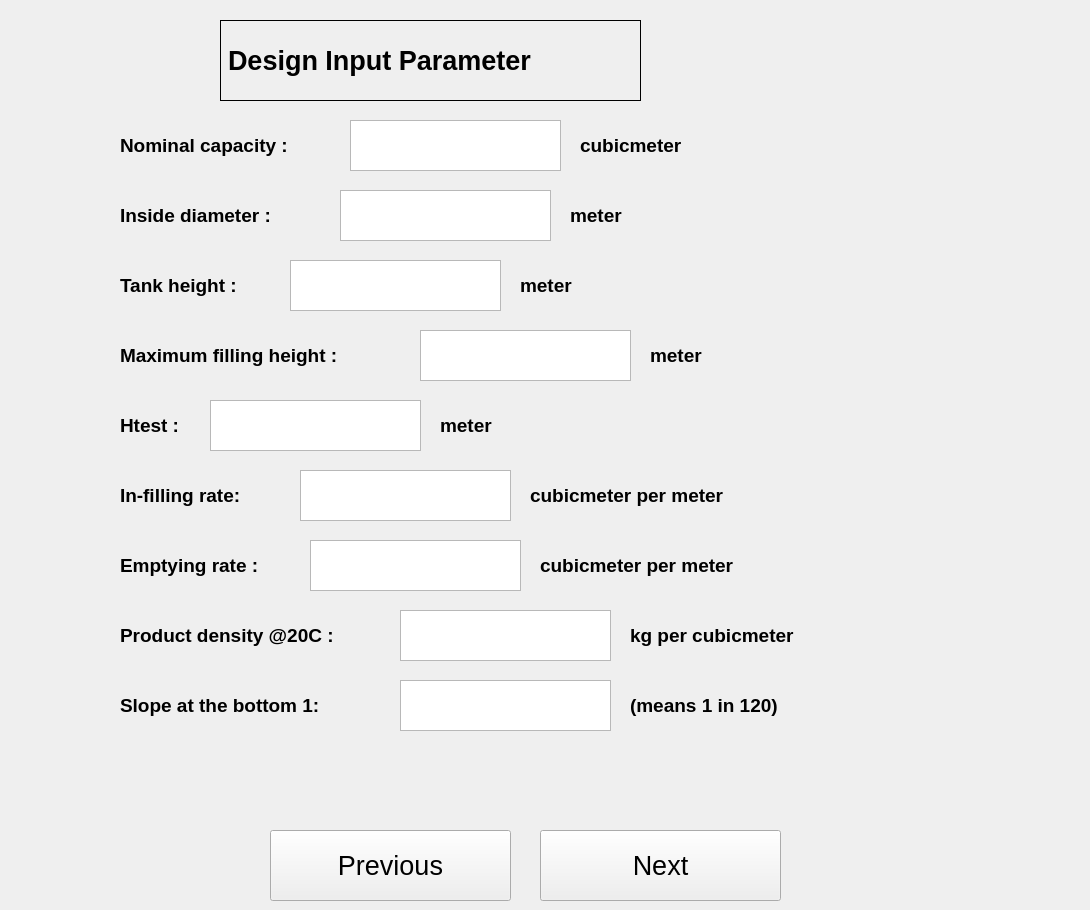
  <widget class="QWidget" name="DesignInputParameter">
   <widget class="QLabel" name="heading_2">
    <property name="geometry">
     <rect>
      <x>220</x>
      <y>20</y>
      <width>421</width>
      <height>81</height>
     </rect>
    </property>
    <property name="font">
     <font>
      <pointsize>20</pointsize>
      <weight>75</weight>
      <bold>true</bold>
     </font>
    </property>
    <property name="autoFillBackground">
     <bool>true</bool>
    </property>
    <property name="frameShape">
     <enum>QFrame::Box</enum>
    </property>
    <property name="text">
     <string>Design Input Parameter</string>
    </property>
   </widget>
   <widget class="QTextEdit" name="Nominalcapacity">
    <property name="geometry">
     <rect>
      <x>350</x>
      <y>120</y>
      <width>211</width>
      <height>51</height>
     </rect>
    </property>
   </widget>
   <widget class="QLabel" name="Nominalcapacity_2">
    <property name="geometry">
     <rect>
      <x>120</x>
      <y>120</y>
      <width>231</width>
      <height>51</height>
     </rect>
    </property>
    <property name="font">
     <font>
      <pointsize>14</pointsize>
      <weight>75</weight>
      <bold>true</bold>
     </font>
    </property>
    <property name="text">
     <string>Nominal capacity :</string>
    </property>
   </widget>
   <widget class="QLabel" name="Insidediameter_2">
    <property name="geometry">
     <rect>
      <x>120</x>
      <y>190</y>
      <width>201</width>
      <height>51</height>
     </rect>
    </property>
    <property name="font">
     <font>
      <pointsize>14</pointsize>
      <weight>75</weight>
      <bold>true</bold>
     </font>
    </property>
    <property name="text">
     <string>Inside diameter :</string>
    </property>
   </widget>
   <widget class="QTextEdit" name="Insidediameter">
    <property name="geometry">
     <rect>
      <x>340</x>
      <y>190</y>
      <width>211</width>
      <height>51</height>
     </rect>
    </property>
   </widget>
   <widget class="QLabel" name="tankheight_2">
    <property name="geometry">
     <rect>
      <x>120</x>
      <y>260</y>
      <width>201</width>
      <height>51</height>
     </rect>
    </property>
    <property name="font">
     <font>
      <pointsize>14</pointsize>
      <weight>75</weight>
      <bold>true</bold>
     </font>
    </property>
    <property name="text">
     <string>Tank height :</string>
    </property>
   </widget>
   <widget class="QTextEdit" name="tankheight">
    <property name="geometry">
     <rect>
      <x>290</x>
      <y>260</y>
      <width>211</width>
      <height>51</height>
     </rect>
    </property>
   </widget>
   <widget class="QLabel" name="maximumfillingheight_2">
    <property name="geometry">
     <rect>
      <x>120</x>
      <y>330</y>
      <width>291</width>
      <height>51</height>
     </rect>
    </property>
    <property name="font">
     <font>
      <pointsize>14</pointsize>
      <weight>75</weight>
      <bold>true</bold>
     </font>
    </property>
    <property name="text">
     <string>Maximum filling height :</string>
    </property>
   </widget>
   <widget class="QTextEdit" name="maximumfillingheight">
    <property name="geometry">
     <rect>
      <x>420</x>
      <y>330</y>
      <width>211</width>
      <height>51</height>
     </rect>
    </property>
   </widget>
   <widget class="QLabel" name="Htest_2">
    <property name="geometry">
     <rect>
      <x>120</x>
      <y>400</y>
      <width>201</width>
      <height>51</height>
     </rect>
    </property>
    <property name="font">
     <font>
      <pointsize>14</pointsize>
      <weight>75</weight>
      <bold>true</bold>
     </font>
    </property>
    <property name="text">
     <string>Htest :</string>
    </property>
   </widget>
   <widget class="QTextEdit" name="Htest">
    <property name="geometry">
     <rect>
      <x>210</x>
      <y>400</y>
      <width>211</width>
      <height>51</height>
     </rect>
    </property>
   </widget>
   <widget class="QLabel" name="infillingrate_2">
    <property name="geometry">
     <rect>
      <x>120</x>
      <y>470</y>
      <width>201</width>
      <height>51</height>
     </rect>
    </property>
    <property name="font">
     <font>
      <pointsize>14</pointsize>
      <weight>75</weight>
      <bold>true</bold>
     </font>
    </property>
    <property name="text">
     <string>In-filling rate:</string>
    </property>
   </widget>
   <widget class="QTextEdit" name="infillingrate">
    <property name="geometry">
     <rect>
      <x>300</x>
      <y>470</y>
      <width>211</width>
      <height>51</height>
     </rect>
    </property>
   </widget>
   <widget class="QLabel" name="Emptyingrate_2">
    <property name="geometry">
     <rect>
      <x>120</x>
      <y>540</y>
      <width>201</width>
      <height>51</height>
     </rect>
    </property>
    <property name="font">
     <font>
      <pointsize>14</pointsize>
      <weight>75</weight>
      <bold>true</bold>
     </font>
    </property>
    <property name="text">
     <string>Emptying rate :</string>
    </property>
   </widget>
   <widget class="QTextEdit" name="Emptyingrate">
    <property name="geometry">
     <rect>
      <x>310</x>
      <y>540</y>
      <width>211</width>
      <height>51</height>
     </rect>
    </property>
   </widget>
   <widget class="QLabel" name="Productdensity20C_2">
    <property name="geometry">
     <rect>
      <x>120</x>
      <y>610</y>
      <width>291</width>
      <height>51</height>
     </rect>
    </property>
    <property name="font">
     <font>
      <pointsize>14</pointsize>
      <weight>75</weight>
      <bold>true</bold>
     </font>
    </property>
    <property name="text">
     <string>Product density @20C :</string>
    </property>
   </widget>
   <widget class="QTextEdit" name="Productdensity20C">
    <property name="geometry">
     <rect>
      <x>400</x>
      <y>610</y>
      <width>211</width>
      <height>51</height>
     </rect>
    </property>
   </widget>
   <widget class="QLabel" name="Slopeatthebottom1_2">
    <property name="geometry">
     <rect>
      <x>120</x>
      <y>680</y>
      <width>291</width>
      <height>51</height>
     </rect>
    </property>
    <property name="font">
     <font>
      <pointsize>14</pointsize>
      <weight>75</weight>
      <bold>true</bold>
     </font>
    </property>
    <property name="text">
     <string>Slope at the bottom 1:</string>
    </property>
   </widget>
   <widget class="QTextEdit" name="Slopeatthebottom1">
    <property name="geometry">
     <rect>
      <x>400</x>
      <y>680</y>
      <width>211</width>
      <height>51</height>
     </rect>
    </property>
   </widget>
   <widget class="QLabel" name="unit">
    <property name="geometry">
     <rect>
      <x>580</x>
      <y>120</y>
      <width>231</width>
      <height>51</height>
     </rect>
    </property>
    <property name="font">
     <font>
      <pointsize>14</pointsize>
      <weight>75</weight>
      <bold>true</bold>
     </font>
    </property>
    <property name="text">
     <string>cubicmeter</string>
    </property>
   </widget>
   <widget class="QLabel" name="unit_2">
    <property name="geometry">
     <rect>
      <x>570</x>
      <y>190</y>
      <width>231</width>
      <height>51</height>
     </rect>
    </property>
    <property name="font">
     <font>
      <pointsize>14</pointsize>
      <weight>75</weight>
      <bold>true</bold>
     </font>
    </property>
    <property name="text">
     <string>meter</string>
    </property>
   </widget>
   <widget class="QLabel" name="unit_3">
    <property name="geometry">
     <rect>
      <x>520</x>
      <y>260</y>
      <width>231</width>
      <height>51</height>
     </rect>
    </property>
    <property name="font">
     <font>
      <pointsize>14</pointsize>
      <weight>75</weight>
      <bold>true</bold>
     </font>
    </property>
    <property name="text">
     <string>meter</string>
    </property>
   </widget>
   <widget class="QLabel" name="unit_4">
    <property name="geometry">
     <rect>
      <x>650</x>
      <y>330</y>
      <width>231</width>
      <height>51</height>
     </rect>
    </property>
    <property name="font">
     <font>
      <pointsize>14</pointsize>
      <weight>75</weight>
      <bold>true</bold>
     </font>
    </property>
    <property name="text">
     <string>meter</string>
    </property>
   </widget>
   <widget class="QLabel" name="unit_5">
    <property name="geometry">
     <rect>
      <x>440</x>
      <y>400</y>
      <width>231</width>
      <height>51</height>
     </rect>
    </property>
    <property name="font">
     <font>
      <pointsize>14</pointsize>
      <weight>75</weight>
      <bold>true</bold>
     </font>
    </property>
    <property name="text">
     <string>meter</string>
    </property>
   </widget>
   <widget class="QLabel" name="unit_6">
    <property name="geometry">
     <rect>
      <x>530</x>
      <y>470</y>
      <width>281</width>
      <height>51</height>
     </rect>
    </property>
    <property name="font">
     <font>
      <pointsize>14</pointsize>
      <weight>75</weight>
      <bold>true</bold>
     </font>
    </property>
    <property name="text">
     <string>cubicmeter per meter</string>
    </property>
   </widget>
   <widget class="QLabel" name="unit_7">
    <property name="geometry">
     <rect>
      <x>540</x>
      <y>540</y>
      <width>271</width>
      <height>51</height>
     </rect>
    </property>
    <property name="font">
     <font>
      <pointsize>14</pointsize>
      <weight>75</weight>
      <bold>true</bold>
     </font>
    </property>
    <property name="text">
     <string>cubicmeter per meter</string>
    </property>
   </widget>
   <widget class="QLabel" name="unit_8">
    <property name="geometry">
     <rect>
      <x>630</x>
      <y>610</y>
      <width>231</width>
      <height>51</height>
     </rect>
    </property>
    <property name="font">
     <font>
      <pointsize>14</pointsize>
      <weight>75</weight>
      <bold>true</bold>
     </font>
    </property>
    <property name="text">
     <string>kg per cubicmeter </string>
    </property>
   </widget>
   <widget class="QLabel" name="unit_9">
    <property name="geometry">
     <rect>
      <x>630</x>
      <y>680</y>
      <width>231</width>
      <height>51</height>
     </rect>
    </property>
    <property name="font">
     <font>
      <pointsize>14</pointsize>
      <weight>75</weight>
      <bold>true</bold>
     </font>
    </property>
    <property name="text">
     <string>(means 1 in 120)</string>
    </property>
   </widget>
   <widget class="QPushButton" name="next_2">
    <property name="geometry">
     <rect>
      <x>540</x>
      <y>830</y>
      <width>241</width>
      <height>71</height>
     </rect>
    </property>
    <property name="font">
     <font>
      <pointsize>20</pointsize>
     </font>
    </property>
    <property name="text">
     <string>Next</string>
    </property>
   </widget>
   <widget class="QPushButton" name="previous">
    <property name="geometry">
     <rect>
      <x>270</x>
      <y>830</y>
      <width>241</width>
      <height>71</height>
     </rect>
    </property>
    <property name="font">
     <font>
      <pointsize>20</pointsize>
     </font>
    </property>
    <property name="text">
     <string>Previous</string>
    </property>
   </widget>
   <widget class="QLabel" name="label_4">
    <property name="geometry">
     <rect>
      <x>720</x>
      <y>-10</y>
      <width>361</width>
      <height>271</height>
     </rect>
    </property>
    <property name="text">
     <string/>
    </property>
    <property name="pixmap">
     <pixmap>../download (1).png</pixmap>
    </property>
   </widget>
  </widget>
